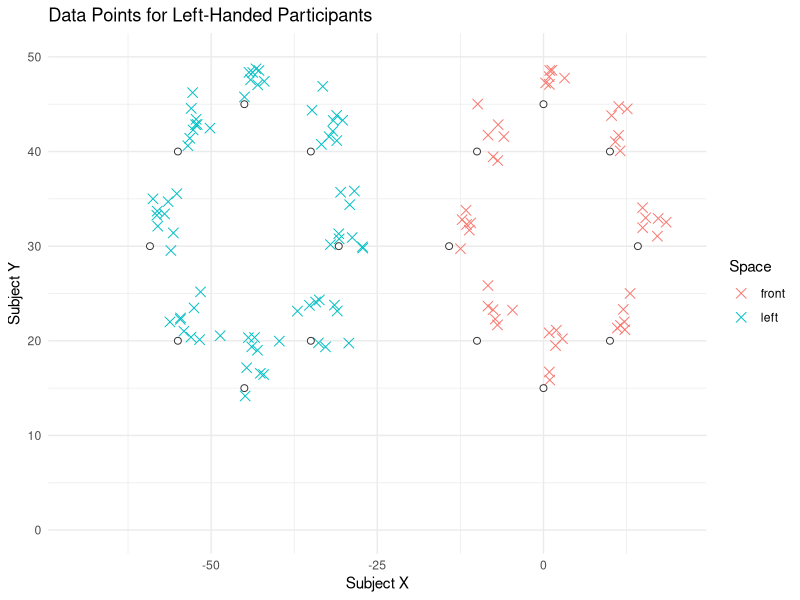
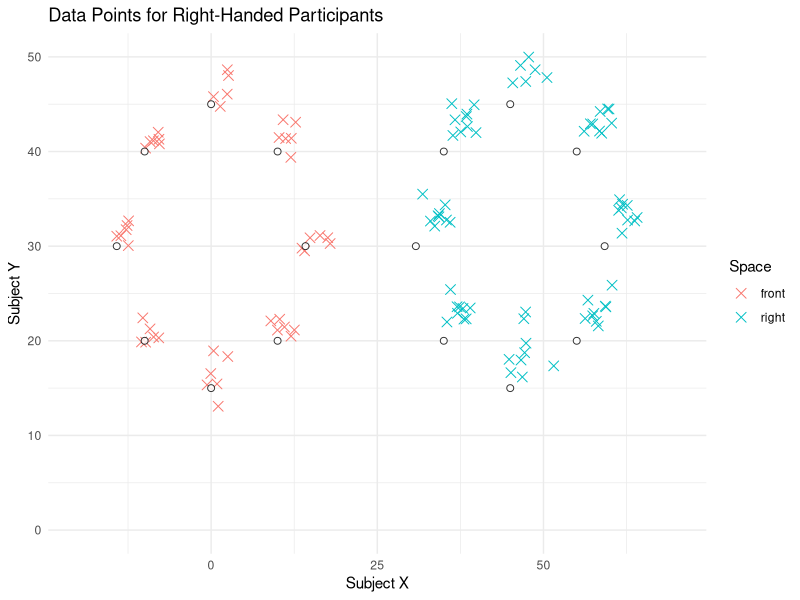
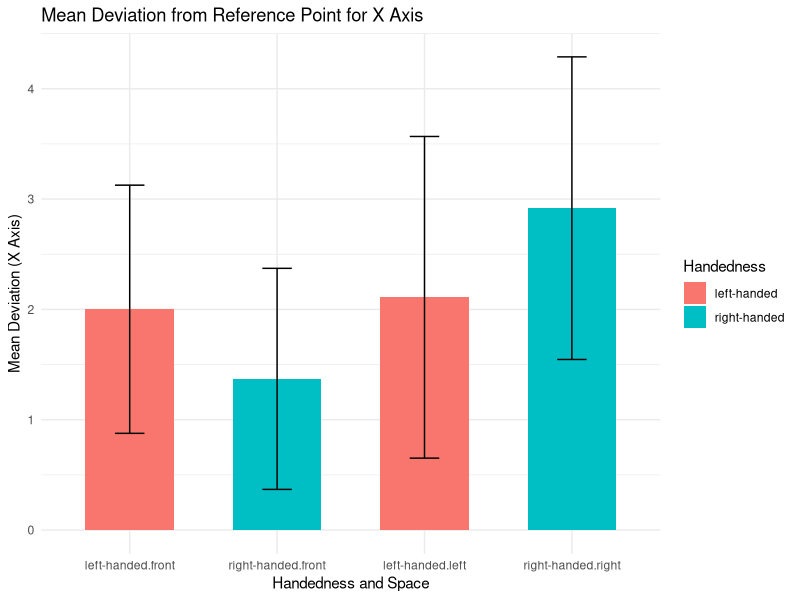
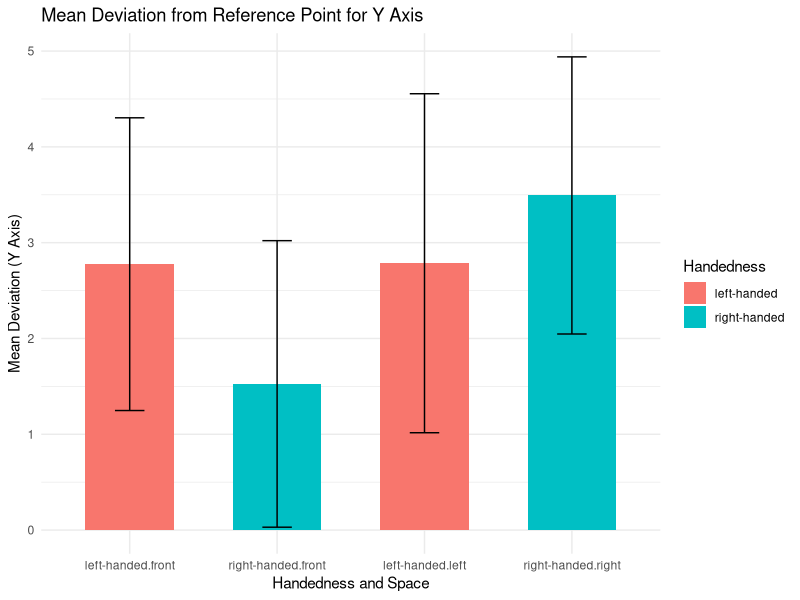

Recreate these plots in R, in order.

library(ggplot2)
library(dplyr)
set.seed( rnorm(n = 1, mean = 0, sd = 2000   ) )

# Participant IDs and their handedness
participantCount <- 1:6
participant_tags <- data.frame(
  ID = participantCount,
  hand = rep(c("left-handed", "right-handed"), each = 3)  # Assuming 3 left-handed and 3 right-handed participants
)

# Define reference points for different spatial positions
base_points <- data.frame(
  ref_x = c(0, 0, 10, -10, 10, -10, 14.2, -14.2),  # Base reference x-coordinates
  ref_y = c(15, 45, 20, 20, 40, 40, 30, 30)  # Base reference y-coordinates
  # ref_x and ref_y values represent different spatial positions:
  # (0, 15) - Front
  # (0, 45) - Front (further)
  # (10, 20) - Oblique right
  # (-10, 20) - Oblique left
  # (10, 40) - Right
  # (-10, 40) - Left
  # (14.2, 30) - Extreme right oblique
  # (-14.2, 30) - Extreme left oblique
)


# Sample size
N <- length(participantCount)
fac <- 3
bigFac <- 3

# Calculating mean adjustments for right-handed participants
right_handed_means <- list(
  front = data.frame(
    x = c(rep(0.29 * sqrt(N), 2), rep(0.36 * sqrt(N), 6)),
    y = c(rep(0.57 * sqrt(N), 2), rep(0.43 * sqrt(N), 6))
  ),
  right = data.frame(
    x = c(rep(0.31 * sqrt(N) * fac, 2), rep(0.38 * sqrt(N) * fac, 6)),
    y = c(rep(0.52 * sqrt(N) * fac, 2), rep(0.47 * sqrt(N) * fac, 6))
  )
)
# right_handed_means$front generated

right_handed_sds <- list(
  front = data.frame(
    x = c(rep(0.19 * sqrt(N ) * fac , 2), rep(0.18 * sqrt(N) * fac, 6)),
    y = c(rep(0.3 * sqrt(N)   * fac,  2), rep(0.14 * sqrt(N) * fac, 6))
  ),
  right = data.frame(
    x = c(rep(0.21 * sqrt(N) * fac, 2), rep(0.19 * sqrt(N) * fac, 6)),
    y = c(rep(0.28 * sqrt(N) * fac, 2), rep(0.16 * sqrt(N) * fac, 6))
  )
)
# right_handed_sds$front generated

# Mean and SE adjustments for left-handed participants
# Calculating mean adjustments for left-handed participants
left_handed_means <- list(
  front = data.frame(
    x = c(rep(0.21 * sqrt(N)* bigFac, 2), rep(0.25 * sqrt(N) * bigFac, 6)),
    y = c(rep(0.45 * sqrt(N)* bigFac, 2), rep(0.35 * sqrt(N) * bigFac, 6))
  ),
  left = data.frame(
    x = c(rep(0.23 * sqrt(N)* bigFac, 2), rep(0.28 * sqrt(N)* bigFac, 6)),
    y = c(rep(0.4 * sqrt(N) * bigFac, 2), rep(0.33 * sqrt(N)* bigFac, 6))
  )
)
# left_handed_means$front generated

left_handed_sds <- list(
  front = data.frame(
    x = c(rep(0.15 * sqrt(N)* bigFac, 2), rep(0.17 * sqrt(N)* bigFac, 6)),
    y = c(rep(0.25 * sqrt(N)* bigFac, 2), rep(0.2 * sqrt(N)* bigFac, 6))
  ),
  left = data.frame(
    x = c(rep(0.2 * sqrt(N)* bigFac, 2), rep(0.22 * sqrt(N)* bigFac, 6)),
    y = c(rep(0.3 * sqrt(N)* bigFac, 2), rep(0.27 * sqrt(N)* bigFac, 6))
  )
)
# left_handed_sds$front generated




# Initialize an empty data frame to accumulate rows
my_data <- data.frame(
  ID = integer(),
  subjectX = numeric(),
  subjectY = numeric(),
  ref_x = numeric(),
  ref_y = numeric(),
  hand = character(),
  space = character()
)

# Set number of repetitions for each spatial position
reps_front <- 2  # Number of repetitions for front space
reps_side <- 3   # Number of repetitions for side spaces
numOfPoints <- nrow(base_points)

# Loop over participants
for (i in participantCount) {
  current_hand <- participant_tags$hand[i]
  cat("Processing participant ID:", i, "Handedness:", current_hand, "\n")
  
  # Select the appropriate mean and sd adjustments based on handedness
  if (current_hand == "right-handed") {
    means <- right_handed_means
    sds <- right_handed_sds
    side_space <- "right"
    side_offset <- 45  # Offset for right space
  } else {
    means <- left_handed_means
    sds <- left_handed_sds
    side_space <- "left"
    side_offset <- -45  # Offset for left space
  }
  
  # Loop over reference points
  for (j in 1:numOfPoints) {
    cat("  Processing reference point index:", j, "\n")
    
    # Front space repetitions
    for (k in 1:reps_front) {
      cat("    Adding front space repetition:", k, "\n")
      # Generate random adjustments
      deltaX <- rnorm(1, mean = means$front$x[j], sd = sds$front$x[j])
      deltaY <- rnorm(1, mean = means$front$y[j], sd = sds$front$y[j])
      # Add base reference points
      subjectX <- base_points$ref_x[j] + deltaX
      subjectY <- base_points$ref_y[j] + deltaY
      
      rowToAdd <- data.frame(
        ID = i,
        subjectX = subjectX,
        subjectY = subjectY,
        ref_x = base_points$ref_x[j],
        ref_y = base_points$ref_y[j],
        hand = current_hand,
        space = "front"
      )
      my_data <- rbind(my_data, rowToAdd)
    }
    
    # Side space repetitions
    for (k in 1:reps_side) {
      cat("    Adding", side_space, "space repetition:", k, "\n")
      # Generate random adjustments
      deltaX <- rnorm(1, mean = means[[side_space]]$x[j], sd = sds[[side_space]]$x[j])
      deltaY <- rnorm(1, mean = means[[side_space]]$y[j], sd = sds[[side_space]]$y[j])
      # Add base reference points and side offset
      subjectX <- base_points$ref_x[j] + side_offset + deltaX
      subjectY <- base_points$ref_y[j] + deltaY
      
      rowToAdd <- data.frame(
        ID = i,
        subjectX = subjectX,
        subjectY = subjectY,
        ref_x = base_points$ref_x[j] + side_offset,
        ref_y = base_points$ref_y[j],
        hand = current_hand,
        space = side_space
      )
      my_data <- rbind(my_data, rowToAdd)
    }
  }
}


# Display the final data frame
print("Final data frame:")
print(head(my_data))

# Write the final data frame to a CSV file
# write.csv(my_data, file = "my_data.csv", row.names = FALSE)

my_data_left <- my_data %>% filter(hand == "left-handed")
my_data_right <- my_data %>% filter(hand == "right-handed")
# Plot for left-handed participants
print("Creating plot for left-handed participants")
ggplot(my_data_left, aes(x = subjectX, y = subjectY)) +
  geom_point(aes(color = space), size = 3, shape = 4) +
  # Plot base reference points
  geom_point(
    data = base_points,
    aes(x = ref_x, y = ref_y),
    color = "black",
    size = 2,
    shape = 21,
    fill = "white",
    alpha = 0.8
  ) +
  # Plot side space reference points (adjusted for side_offset)
  geom_point(
    data = transform(base_points, ref_x = ref_x + (-45)),
    aes(x = ref_x, y = ref_y),
    color = "black",
    size = 2,
    shape = 21,
    fill = "white",
    alpha = 0.8
  ) +
  labs(
    x = "Subject X",
    y = "Subject Y",
    title = "Data Points for Left-Handed Participants",
    color = "Space"
  ) +
  theme_minimal() +
  xlim(-70, 20) +
  ylim(0, 50)

# Plot for right-handed participants
print("Creating plot for right-handed participants")
ggplot(my_data_right, aes(x = subjectX, y = subjectY)) +
  geom_point(aes(color = space), size = 3, shape = 4) +
  # Plot base reference points
  geom_point(
    data = base_points,
    aes(x = ref_x, y = ref_y),
    color = "black",
    size = 2,
    shape = 21,
    fill = "white",
    alpha = 0.8
  ) +
  # Plot side space reference points (adjusted for side_offset)
  geom_point(
    data = transform(base_points, ref_x = ref_x + 45),
    aes(x = ref_x, y = ref_y),
    color = "black",
    size = 2,
    shape = 21,
    fill = "white",
    alpha = 0.8
  ) +
  labs(
    x = "Subject X",
    y = "Subject Y",
    title = "Data Points for Right-Handed Participants",
    color = "Space"
  ) +
  theme_minimal() +
  xlim(-20, 70) +
  ylim(0, 50)



# Load necessary libraries
# Calculate deviation from the reference point for each data point
my_data <- my_data %>%
  mutate(
    deviationX = abs(subjectX - ref_x),
    deviationY = abs(subjectY - ref_y)
  )

# Calculate the mean deviation for each group (hand, space) for both X and Y axes
summary_deviation <- my_data %>%
  group_by(hand, space) %>%
  summarize(
    mean_deviationX = mean(deviationX, na.rm = TRUE),
    mean_deviationY = mean(deviationY, na.rm = TRUE),
    sd_deviationX = sd(deviationX, na.rm = TRUE),
    sd_deviationY = sd(deviationY, na.rm = TRUE)
  )

# Display the summary data
print(summary_deviation)


# Create a bar plot with error bars for mean deviations
ggplot(summary_deviation, aes(x = interaction(hand, space), y = mean_deviationX, fill = hand)) +
  geom_bar(stat = "identity", position = "dodge", width = 0.6) +
  geom_errorbar(aes(ymin = mean_deviationX - sd_deviationX, ymax = mean_deviationX + sd_deviationX),
                width = 0.2, position = position_dodge(0.6)) +
  labs(
    x = "Handedness and Space",
    y = "Mean Deviation (X Axis)",
    title = "Mean Deviation from Reference Point for X Axis",
    fill = "Handedness"
  ) +
  theme_minimal()

# If you also want to plot for the Y axis deviations
ggplot(summary_deviation, aes(x = interaction(hand, space), y = mean_deviationY, fill = hand)) +
  geom_bar(stat = "identity", position = "dodge", width = 0.6) +
  geom_errorbar(aes(ymin = mean_deviationY - sd_deviationY, ymax = mean_deviationY + sd_deviationY),
                width = 0.2, position = position_dodge(0.6)) +
  labs(
    x = "Handedness and Space",
    y = "Mean Deviation (Y Axis)",
    title = "Mean Deviation from Reference Point for Y Axis",
    fill = "Handedness"
  ) +
  theme_minimal()
